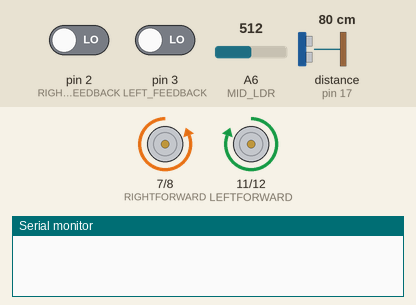
The sketch below on a simulated Arduino Nano, built with avr-gcc and run on an emulated ATmega328P. Shown: motor-driver pin pairs drawn as motors (green arrow = first pin HIGH = forward, orange = second pin HIGH = backward, longer = more drive, scaled by the enable pin), the last lines printed to the serial monitor. Inputs (shaded band) come from the test bench; at power-on: pin 2 (RIGHT_FEEDBACK) LOW, pin 3 (LEFT_FEEDBACK) LOW, A6 (MID_LDR) = 512, distance to the obstacle (sensor on pin 17) 80 cm. The echo pulse lasts 58.3 µs per cm. At 16.4 s the program stops and its outputs stay as they are.

Above: at 0.1 s.
At 14.2 s:
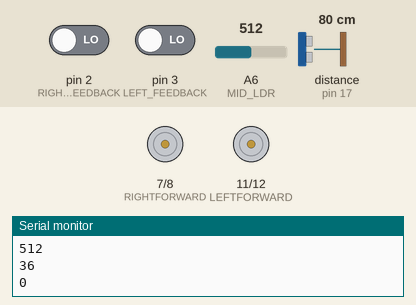
At 15.4 s:
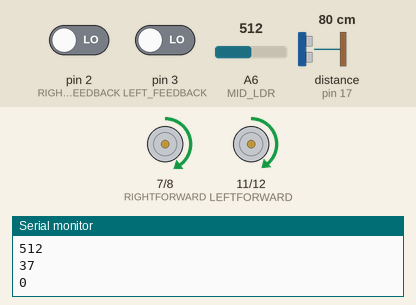
Timing chart, 0 to 17.9 s (numbered marks = the images above):
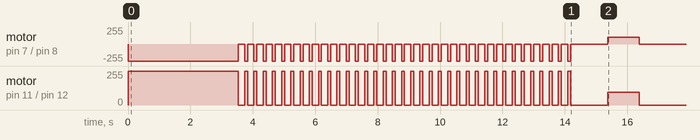

Measured:
- by itself, motor on pin 11 (LEFTFORWARD) / pin 12 (LEFT_REVERSE): stopped → forward 255/255 at 0.01 s, → stopped 3.5 s later, → forward 255/255 0.20 s later, → stopped 0.10 s later, … (76 changes in this stretch)
- by itself, motor on pin 7 (RIGHTFORWARD) / pin 8 (RIGHTREVERSE): stopped → backward 255/255 at 0.01 s, → stopped 3.5 s later, → backward 255/255 0.20 s later, → stopped 0.10 s later, … (76 changes in this stretch)

The sketch:

Task13.ino
```cpp
  const int LEFT_ENABLE = 10;
const int RIGHT_ENABLE = 9;
const int LEFTFORWARD = 11;
const int RIGHTFORWARD = 7;
const int RIGHTREVERSE = 8 ;
const int LEFT_REVERSE = 12 ;
const int LEFT_FEEDBACK = 3;
const int RIGHT_FEEDBACK = 2 ;
const int MID_LDR = A6;
const int RIGHT_LDR = A2;
const int LEFT_LDR = A7;
#include <NewPing.h>


#define TRIGGER_PIN  13  // Arduino pin tied to trigger pin on the ultrasonic sensor.
#define ECHO_PIN     17  // Arduino pin tied to echo pin on the ultrasonic sensor.
#define MAX_DISTANCE 200 // Maximum distance we want to ping for (in centimeters). Maximum sensor distance is rated at 400-500cm.
NewPing sonar(TRIGGER_PIN, ECHO_PIN, MAX_DISTANCE); // NewPing setup of pins and maximum distance.


volatile int leftcounter = 0 ;
volatile int rightcounter = 0 ;

int Speed_Left = 95 ;
int Speed_Right = 100 ;


int turnForRDelay = 770 ;// Forward Time Delay for Right Turning
int turnForLDelay = 680;

int turnRevRDelay = 780 ;// Reverse Time Delay for Right Turning
int turnRevLDelay = 680;

long BrightestLight = 10000000;
long MidLDR = 10000000;
long RightLDR = 1000000;
long LeftLDR = 1000000;
int CurrentLight = 0;
int Counter = 0;
int BrightestCount = 0;


void LeftMotorISR(){
  leftcounter++;
}
void RightMotorISR(){
  rightcounter++;
}

void setup() {
  // put your setup code here, to run once:
  Serial.begin(112500);
  attachInterrupt(digitalPinToInterrupt(LEFT_FEEDBACK), LeftMotorISR, RISING);
  attachInterrupt(digitalPinToInterrupt(RIGHT_FEEDBACK), RightMotorISR, RISING);
  volatile int leftcounter = 0 ;
  volatile int rightcouner = 0 ;


  pinMode(LEFT_ENABLE, OUTPUT);
  pinMode(RIGHT_ENABLE, OUTPUT);

  pinMode(LEFT_REVERSE, OUTPUT);
  pinMode(RIGHTREVERSE, OUTPUT);

  pinMode(LEFTFORWARD, OUTPUT);
  pinMode(RIGHTFORWARD, OUTPUT);

  sonar.ping_cm();
  RightTurn360();


}
void loop() {
  // put your main code here, to run repeatedly:


  for (int i=0; i<=36; i++){
    RightTurn90(95);
    StopRover();
    delay(200);
    CurrentLight = analogRead(MID_LDR);
    Counter = Counter+1;
    Serial.println(CurrentLight);
    Serial.println(Counter);
    Serial.println(BrightestCount);
    if (CurrentLight < BrightestLight){
      BrightestLight = CurrentLight;
      BrightestCount = Counter - 1;
    }
  }


  RightTurn90(95 * BrightestCount);
  StopRover();
  delay(1000);
  StartRover();
  delay(1000);
  StopRover();
  exit(0);

  /*

   LeftTurn90(95);

  while (LeftLDR > RightLDR)
  {
    LeftLDR = analogRead(LEFT_LDR);
    RightLDR = analogRead(RIGHT_LDR);
    MidLDR = analogRead(MID_LDR);
    RightTurn90(5);
  }

  delay(1000);

  while ((MidLDR < LeftLDR) && (MidLDR <RightLDR));
  {
    LeftLDR = analogRead(LEFT_LDR);
    RightLDR = analogRead(RIGHT_LDR);
    MidLDR = analogRead(MID_LDR);
    LeftTurn90(5);
  }

  StartRover();
  delay(1000);
  StopRover();
  exit(0);


  /*

  if (leftcounter < rightcounter){
        Speed_Left = Speed_Left +20  ;

        Speed_Right = Speed_Right-20 ;
        analogWrite(LEFT_ENABLE, Speed_Left);
        digitalWrite(LEFTFORWARD, HIGH);
        digitalWrite(LEFT_REVERSE, LOW);
        analogWrite(RIGHT_ENABLE, Speed_Right);
        digitalWrite(RIGHTFORWARD, HIGH);
        digitalWrite(RIGHTREVERSE, LOW);


  }
  if (rightcounter < leftcounter){
        Speed_Left = Speed_Left-20 ;

        Speed_Right = Speed_Right + 20  ;
        analogWrite(RIGHT_ENABLE, Speed_Right);
        digitalWrite(RIGHTFORWARD, HIGH);
        digitalWrite(RIGHTREVERSE, LOW);
        analogWrite(LEFT_ENABLE, Speed_Left);
        digitalWrite(LEFTFORWARD, HIGH);
        digitalWrite(LEFT_REVERSE, LOW);
  }
  delay(1000) ;

  if (leftcounter==rightcounter ) {
    Speed_Left = 150 ;
    Speed_Right = 150 ;
    StartRover();

  }

  */
}
```

functions.ino
```cpp
void StopRover(){
  digitalWrite(RIGHTFORWARD,LOW);
  digitalWrite(RIGHTREVERSE, LOW) ;
  digitalWrite(RIGHT_ENABLE, LOW) ;
  digitalWrite(LEFT_ENABLE, LOW) ;
  digitalWrite(LEFTFORWARD, LOW) ;
  digitalWrite(LEFT_REVERSE, LOW)  ;

}
void StartRover(){
  digitalWrite(RIGHTFORWARD,HIGH);
  digitalWrite(RIGHTREVERSE, LOW) ;
  analogWrite(RIGHT_ENABLE, Speed_Right) ;
  analogWrite(LEFT_ENABLE, Speed_Left) ;
  digitalWrite(LEFTFORWARD, HIGH) ;
  digitalWrite(LEFT_REVERSE, LOW)  ;
}

void ReverseRover(){
  digitalWrite(RIGHTFORWARD,LOW);
  digitalWrite(RIGHTREVERSE, HIGH) ;
  digitalWrite(RIGHT_ENABLE, Speed_Right) ;
  digitalWrite(LEFT_ENABLE, Speed_Left) ;
  digitalWrite(LEFTFORWARD, LOW) ;
  digitalWrite(LEFT_REVERSE, HIGH)  ;
}

int LeftTurn90(int turnDelay){
  digitalWrite(RIGHTFORWARD,HIGH);
  digitalWrite(RIGHTREVERSE, LOW) ;
  digitalWrite(RIGHT_ENABLE, HIGH) ;
  digitalWrite(LEFT_ENABLE, HIGH) ;
  digitalWrite(LEFTFORWARD, LOW) ;
  digitalWrite(LEFT_REVERSE, HIGH);
  delay(turnDelay)  ;
}

int RightTurn90(int turnDelay){
  digitalWrite(RIGHTFORWARD,LOW);
  digitalWrite(RIGHTREVERSE, HIGH) ;
  digitalWrite(RIGHT_ENABLE, HIGH) ;
  digitalWrite(LEFT_ENABLE, HIGH) ;
  digitalWrite(LEFTFORWARD, HIGH) ;
  digitalWrite(LEFT_REVERSE, LOW);
  delay(turnDelay)  ;
}
void LeftTurn180(){
  digitalWrite(RIGHTFORWARD,HIGH);
  digitalWrite(RIGHTREVERSE, LOW) ;
  analogWrite(RIGHT_ENABLE, 127) ;
  analogWrite(LEFT_ENABLE, 127) ;
  digitalWrite(LEFTFORWARD, LOW) ;
  digitalWrite(LEFT_REVERSE, HIGH);
  delay(3040)   ;
}

void LeftTurn45(){
   digitalWrite(RIGHTFORWARD,HIGH);
  digitalWrite(RIGHTREVERSE, LOW) ;
  digitalWrite(RIGHT_ENABLE, HIGH) ;
  digitalWrite(LEFT_ENABLE, HIGH) ;
  digitalWrite(LEFTFORWARD, LOW) ;
  digitalWrite(LEFT_REVERSE, HIGH);
  delay(380) ;
}


void RightTurn360(){
   digitalWrite(RIGHTFORWARD,LOW);
  digitalWrite(RIGHTREVERSE, HIGH) ;
  digitalWrite(RIGHT_ENABLE, HIGH) ;
  digitalWrite(LEFT_ENABLE, HIGH) ;
  digitalWrite(LEFTFORWARD, HIGH) ;
  digitalWrite(LEFT_REVERSE, LOW);
  delay(3440);
  StopRover() ;
}
```
